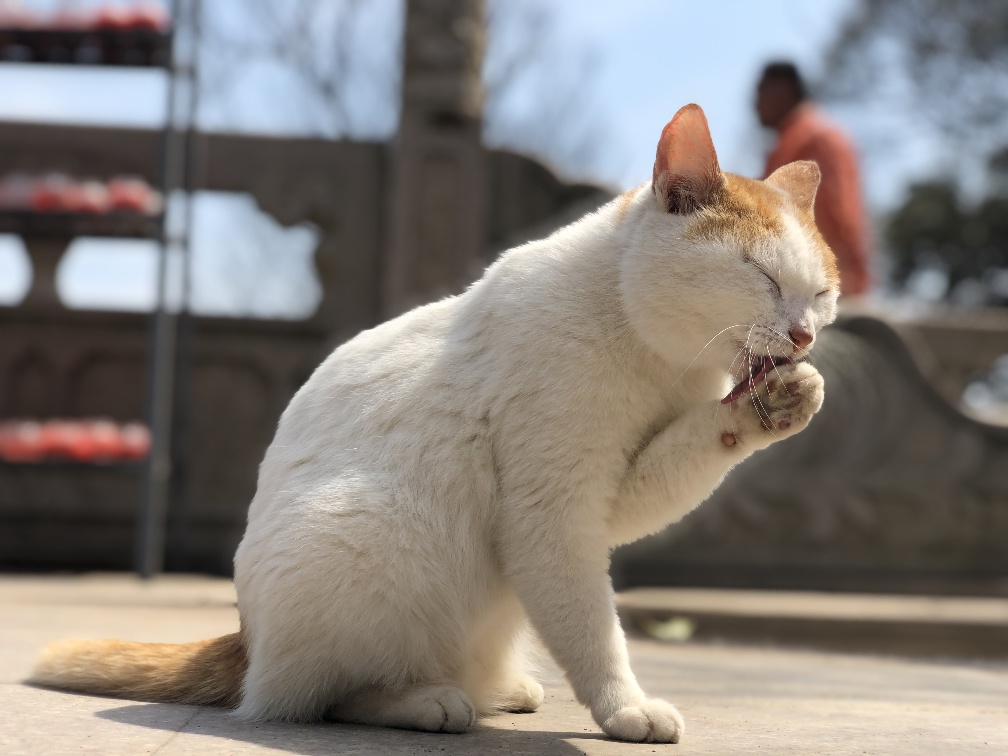
//> input picture images/smallCat.jpg, 1008 x 756 px
$ ./lab05_频域滤波   (built with g++ and OpenCV 4)
//> lines starting //> are read from the running program, lines starting //| are printed output that depends on the picture; after the words box and inside, x2 and y2 are one past the last pixel; in counts of white or black regions, pixels touching at a corner belong together
#include "opencv2/highgui/highgui.hpp"
#include "opencv2/imgproc/imgproc.hpp"
#include <vector>
#include <iostream>
#include <stdio.h>
#include <math.h>
#include <string>

using namespace cv;
using namespace std;


Mat DFT(const Mat& image);
void genIPF(Mat& H);
Mat IDFT(const Mat& image);
Mat IPF_Filter(const Mat& image);
Mat BPF_Filter(const Mat& image);
//D0截至频率  t通过系数
static int D0, t;
static int unq_n;


int main(int argc, char** argv)
{

	Mat image = imread("D:/workspace/images/smallCat.jpg", 0);
//> image: 756 rows x 1008 cols, CV_8UC1; min 0, max 255, mean 127.6
	if (!image.data)
	{
		printf("No image data \n");
		return -1;
	}
	//D0截至频率  t通过系数
	D0 = 0;
	t = 2;
	//截至频率
	unq_n = 0;
	Mat new_img;
	new_img = IPF_Filter(image);

	Mat bfp_img;
	bfp_img = BPF_Filter(image);
	namedWindow("Display img", 0);
	namedWindow("Display 理想高通/低通滤波", 0);
	namedWindow("Display 布特沃斯滤波", 0);
	//string name = "new_img";
	imshow("Display img", image);
	//理想高通/低通滤波
	imshow("Display 理想高通/低通滤波", new_img);
	//布特沃斯滤波
	imshow("Display 布特沃斯滤波", bfp_img);

	//imwrite(name, new_img);
	waitKey(0);
	return 0;
}
//理想高通/低通滤波器模板
void genIPF(Mat& H)
{
	int P = H.rows;
	int Q = H.cols;
	for (int u = 0; u<P; u++)
		for (int v = 0; v<Q; v++)
			H.at<float>(u, v) = sqrt(pow(u - P / 2, 2) + pow(v - Q / 2, 2))>D0 ? abs(0 - t) : abs(1 - t);
}
//布特沃斯滤波器
void genBPF(Mat& I)
{
	int P = I.rows;
	int Q = I.cols;
	for (int u = 0; u<P; ++u)
		for (int v = 0; v<Q; ++v)
			if (t == 0)
				I.at<float>(u, v) = 1 / (1 + pow(sqrt(pow(u - P / 2, 2) + pow(v - Q / 2, 2)) / D0, 2 * unq_n));
			else
				I.at<float>(u, v) = 1 / (1 + pow(D0 / sqrt(pow(u - P / 2, 2) + pow(v - Q / 2, 2)), 2 * unq_n));
}

Mat DFT(const Mat& image) {
	int M = image.rows;
//> M = 756
	int N = image.cols;
//> N = 1008
	int P = 2 * M, Q = 2 * N;
//> P = 1512; Q = 2016

	//填充中心化图像
	Mat fill_img(P, Q, CV_32FC1);
	for (int i = 0; i<M; i++)
		for (int j = 0; j<N; j++)
			fill_img.at<float>(i, j) = (image.at<uchar>(i, j)) * pow(-1, i + j);
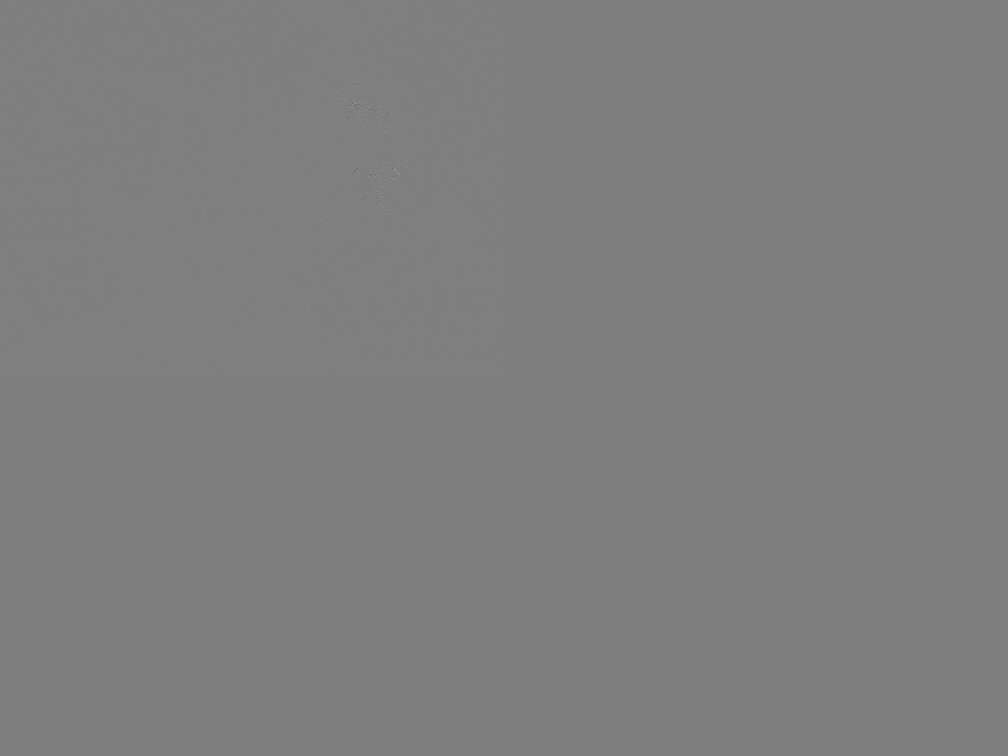
//> fill_img: 1512 rows x 2016 cols, CV_32FC1 (shown at 1/2 size); min -255, max 255, mean 0; drawn with min black and max white

	for (int i = M; i<P; i++)
		for (int j = N; j<Q; j++)
			fill_img.at<float>(i, j) = 0;

	//实部（图像本身），虚部（全0),组合到一个Mat
	//Mat planes[] = {Mat_<float>(fill_img), Mat::zeros(fill_img.size(), CV_32F)};
	Mat combine(P, Q, CV_32FC2, Scalar(0, 0));
	for (int i = 0; i<P; i++)
		for (int j = 0; j<Q; j++)
			combine.at<Vec2f>(i, j)[0] = fill_img.at<float>(i, j);
	//对组合Mat进行dft
	dft(combine, combine);
	//对数变换，计算1+log|F|提高显示效果
	Mat f_chart(P, Q, CV_32FC1);
	for (int i = 0; i<P; i++)
		for (int j = 0; j<Q; j++)
			f_chart.at<float>(i, j) = 1 + log(sqrt(pow(combine.at<Vec2f>(i, j)[0], 2) + pow(combine.at<Vec2f>(i, j)[1], 2)));
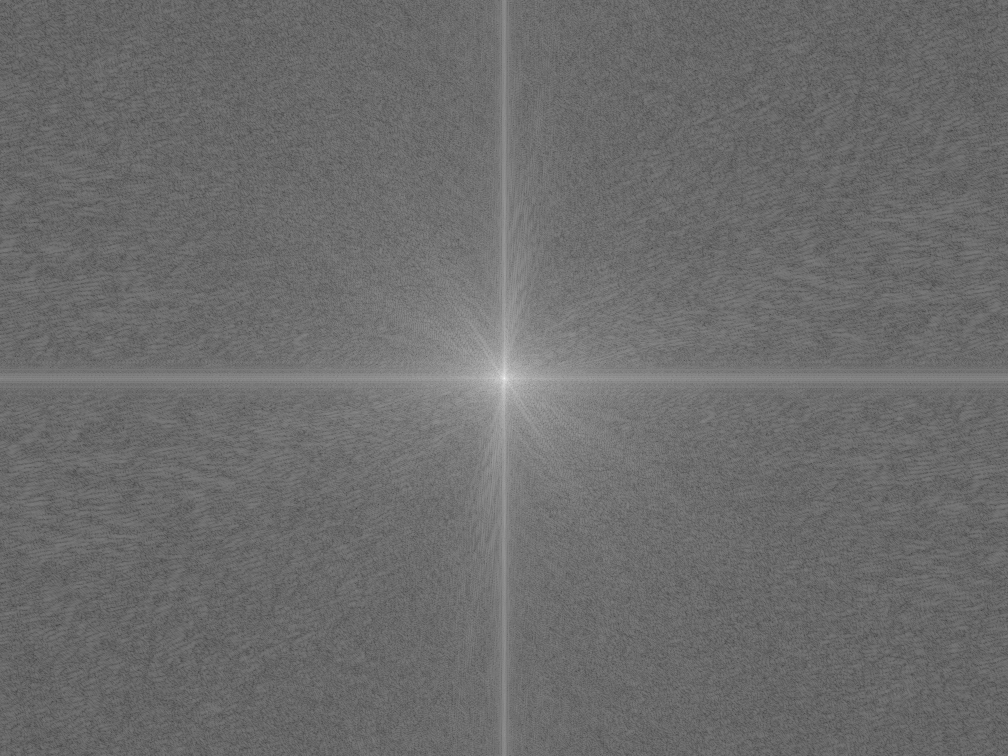
//> f_chart: 1512 rows x 2016 cols, CV_32FC1 (shown at 1/2 size); min 1.44, max 19.39, mean 9.09; drawn with min black and max white

	f_chart.convertTo(f_chart, CV_8UC1);
//> f_chart: 1512 rows x 2016 cols, CV_8UC1
	normalize(f_chart, f_chart, 0, 255, NORM_MINMAX);
	namedWindow("Display f_chart", WINDOW_NORMAL);
	imshow("Display f_chart", f_chart);
	imwrite("f_chart.jpg", f_chart);
	return combine;
}

Mat IDFT(const Mat& image) {
	int P = image.rows;
	int Q = image.cols;
	Mat f(P, Q, CV_32FC1);
	dft(image, f, DFT_INVERSE | DFT_REAL_OUTPUT | DFT_SCALE);

	for (int i = 0; i<P; i++)
		for (int j = 0; j<Q; j++)
			f.at<float>(i, j) *= pow(-1, i + j);
	f.convertTo(f, CV_8UC1);
	return f;
}

Mat IPF_Filter(const Mat& image)
{
	Mat F = DFT(image);

	//生成滤波器
	int M = image.rows;
//> M = 756
	int N = image.cols;
//> N = 1008
	int P = 2 * M, Q = 2 * N;
//> P = 1512; Q = 2016
	Mat H(P, Q, CV_32FC1);
	genIPF(H);
//> after the loop in genIPF, `for (int u = 0; u<P; u++)`:
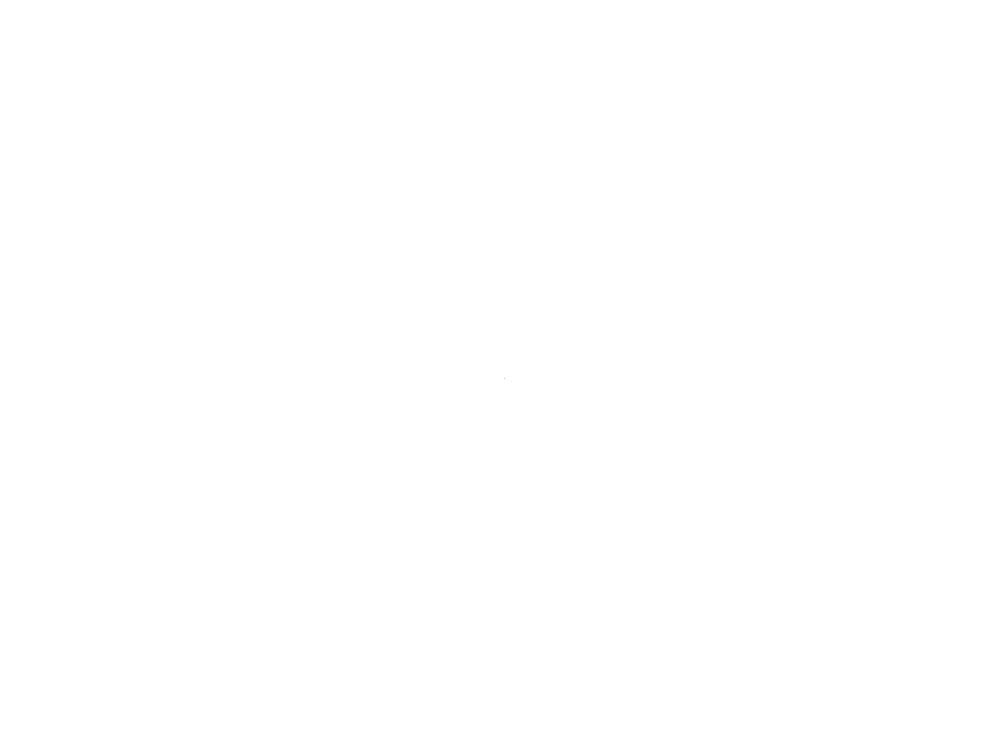
//> H: 1512 rows x 2016 cols, CV_32FC1 (shown at 1/2 size); values 1 (black) and 2 (white), 100% white; black in thin lines or dots, all inside (x1, y1, x2, y2) = (1008, 756, 1009, 757)

	//滤波
	Mat G = F;
	for (int i = 0; i<P; i++)
		for (int j = 0; j<Q; j++) {
			//虚实部都要滤波
			G.at<Vec2f>(i, j)[0] = F.at<Vec2f>(i, j)[0] * H.at<float>(i, j);
			G.at<Vec2f>(i, j)[1] = F.at<Vec2f>(i, j)[1] * H.at<float>(i, j);
		}
	//逆变换并截取
	Mat new_img = IDFT(G)(Range(0, M), Range(0, N));
//> after the loop in IDFT, `for (int i = 0; i<P; i++)`:
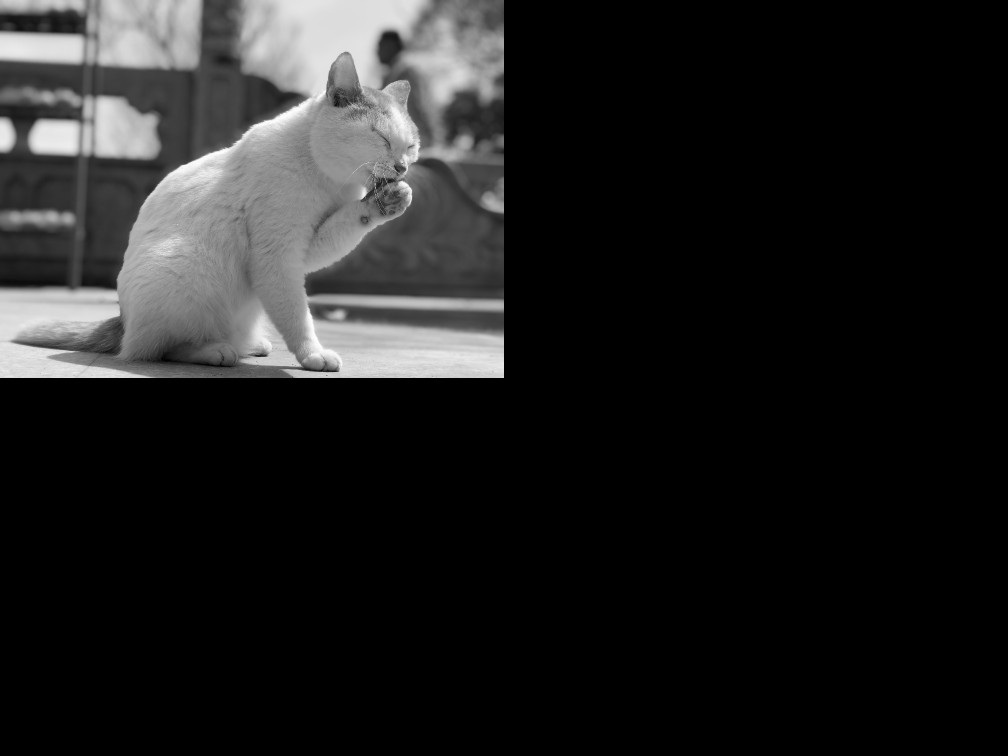
//> f: 1512 rows x 2016 cols, CV_32FC1 (shown at 1/2 size); min -31.91, max 478.1, mean 31.9; drawn with min black and max white
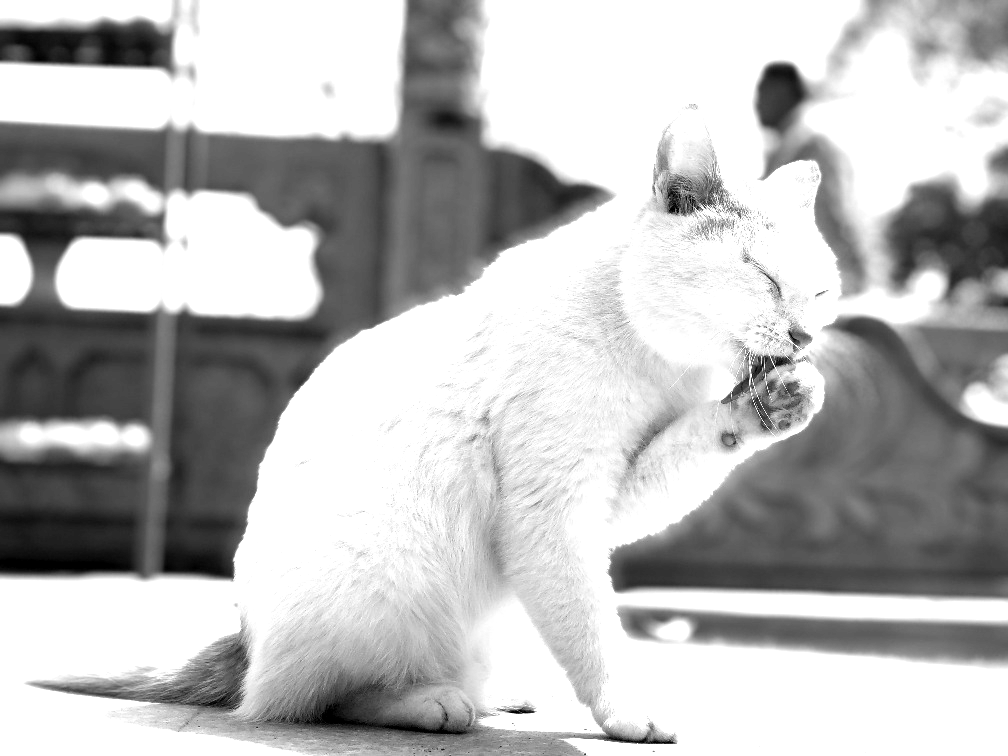
//> new_img: 756 rows x 1008 cols, CV_8UC1; min 0, max 255, mean 185.4
	return new_img;
}

Mat BPF_Filter(const Mat& image)
{
	Mat F = DFT(image);

	int M = image.rows;
//> M = 756
	int N = image.cols;
//> N = 1008
	int P = 2 * M, Q = 2 * N;
//> P = 1512; Q = 2016
	Mat H(P, Q, CV_32FC1);
	genBPF(H);
//> after the loop in genBPF, `for (int u = 0; u<P; ++u)`: I: 1512 rows x 2016 cols, CV_32FC1; every value is 0.5

	Mat G = F;
	for (int i = 0; i<P; i++)
		for (int j = 0; j<Q; j++)
		{
			G.at<Vec2f>(i, j)[0] = F.at<Vec2f>(i, j)[0] * H.at<float>(i, j);
			G.at<Vec2f>(i, j)[1] = F.at<Vec2f>(i, j)[1] * H.at<float>(i, j);
		}
	Mat new_img = IDFT(G)(Range(0, M), Range(0, N));
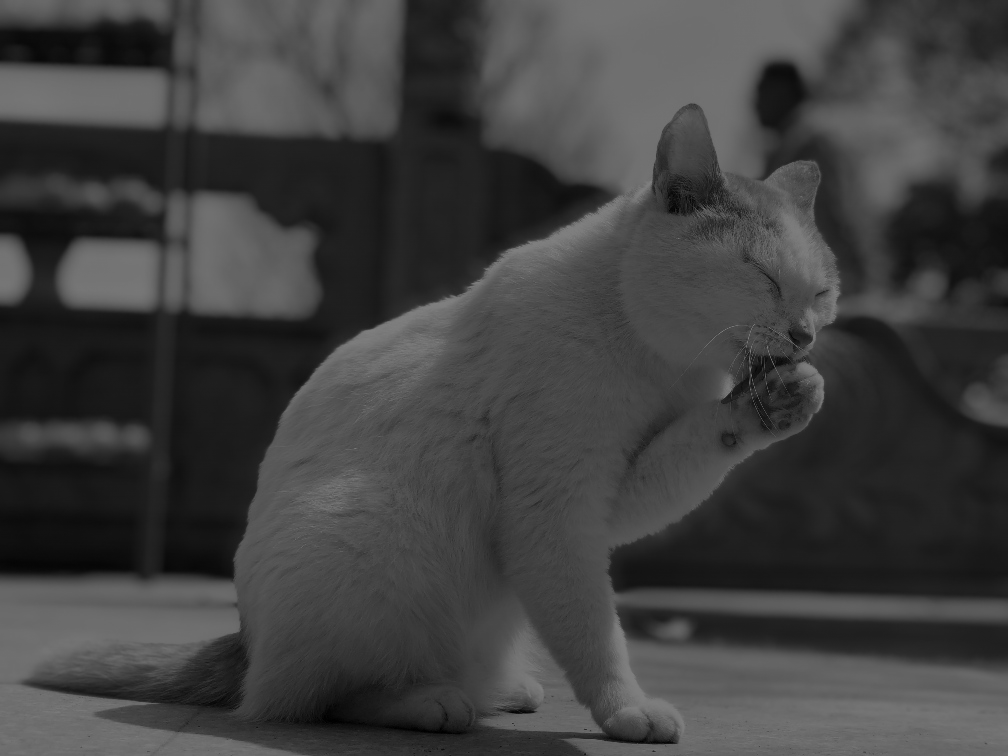
//> new_img: 756 rows x 1008 cols, CV_8UC1; min 0, max 128, mean 63.7
	return new_img;
}
